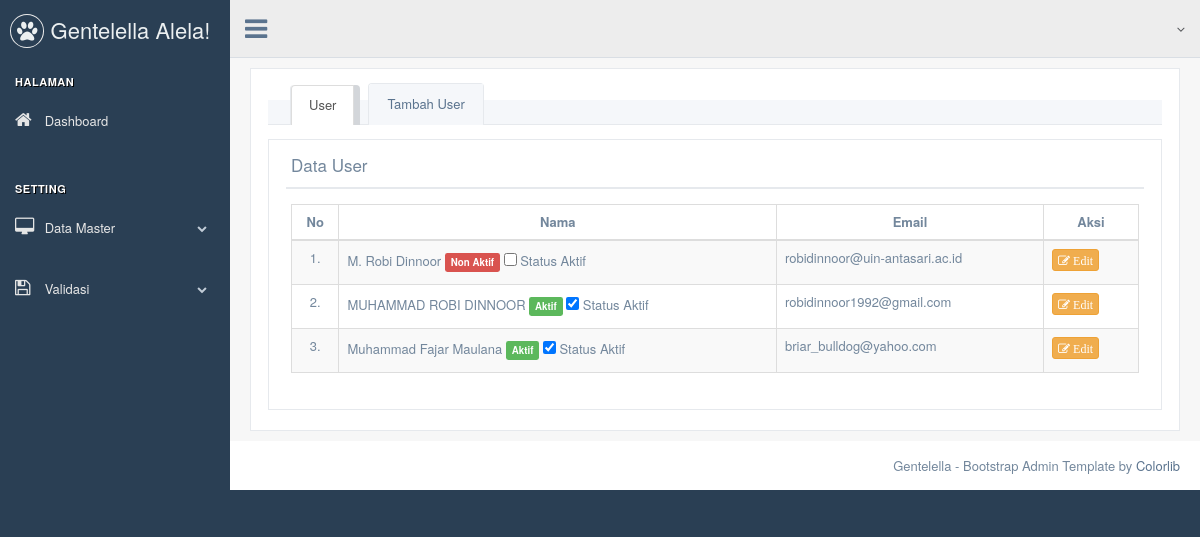
Screenshot of /index.php/datauser with the database file from the repository.
### tables this page shows
CREATE TABLE `master_user` (
  `kode_user` int(11) NOT NULL AUTO_INCREMENT,
  `nama` varchar(100) DEFAULT NULL,
  `email` varchar(50) DEFAULT NULL,
  `password` varchar(60) DEFAULT NULL,
  `status_aktif` varchar(1) DEFAULT NULL,
  PRIMARY KEY (`kode_user`)
);

### application/libraries/Template.php (called while the page is built)
<?php
class Template
{
    var $template_data = array();
    function set($name, $value)
    {
        $this->template_data[$name] = $value;
    }
    function load($template = '', $view = '', $view_data = array(), $return = FALSE)
    {
        $this->CI = &get_instance();
        $this->set('contents', $this->CI->load->view($view, $view_data, TRUE));
        return $this->CI->load->view($template, $this->template_data, $return);
    }
}

### application/controllers/Datauser.php (called while the page is built, shortened)
<?php
class Datauser extends CI_Controller
{
  public function index()
  {
    $data['row'] = $this->M_user->ambil_datauser();
    $this->template->load('admin/templates/View_template', 'admin/master/View_user', $data);
  }
}

### index.php (called while the page is built, shortened)
<?php
require_once BASEPATH.'core/CodeIgniter.php';

### application/models/M_user.php (called while the page is built, shortened)
<?php
class M_user extends CI_Model
{
  public function ambil_datauser()
  {
    $this->db->select('*');
    $this->db->From('master_user');
    $query = $this->db->get();
    return $query;
  }
  public function datauser($kode_user)
  {
    $this->db->select('*');
    $this->db->From('master_user');
    $this->db->where('kode_user', $kode_user);
    $query = $this->db->get();
    return $query;
  }
}

### application/views/admin/master/View_user.php (the view, shortened to what this page needs)
<div class="right_col" role="main">
  <div class="">
    <div class="">
      <div class="x_panel">
        <ul id="myTab" class="nav nav-tabs bar_tabs" role="tablist">
          <li role="presentation" class="active"><a href="#tab_content1" id="home-tab" role="tab" data-toggle="tab" aria-expanded="true">User</a>
          </li>
          <li role="presentation" class=""><a href="#tab_content2" role="tab" id="profile-tab" data-toggle="tab" aria-expanded="false">Tambah User</a>
          </li>
        </ul>
        <div id="myTabContent" class="tab-content">
          <div role="tabpanel" class="tab-pane fade active in" id="tab_content1" aria-labelledby="home-tab">
            <div class="x_panel">
              <div class="x_title">
                <h2>Data User <small>Administrator</small></h2>
                <div class="clearfix"></div>
              </div>
              <div class="x_content">
                <table id="datatable-fixed-header" class="table table-striped table-bordered">
                  <thead>
                    <tr>
                      <th class="text-center">No</th>
                      <th class="text-center">Nama</th>
                      <th class="text-center">Email</th>
                      <th class="text-center">Aksi</th>
                    </tr>
                  </thead>
                  <tbody>
                    <?php $no = 1;
                    foreach ($row->result() as $rows => $data) { ?>
                      <tr>
                        <td class="text-center"> <?= $no++; ?>.</td>
                        <td>
                          <?= $data->nama; ?>
                          <?php
                          if ($data->status_aktif == 1) { ?>
                            <div class="label label-success">Aktif</div>
                            <a class="btn-nonaktif" href="<?= site_url('Datauser/ubah_status_nonaktif/' . $data->kode_user) ?>"><input type="checkbox" class="js-switch" checked /></a> Status Aktif
                          <?php } else { ?>
                            <div class="label label-danger">Non Aktif</div>
                            <a class="btn-aktif" href="<?= site_url('Datauser/ubah_status_aktif/' . $data->kode_user) ?>"><input type="checkbox" class="js-switch" /></a> Status Aktif
                          <?php } ?>
                        </td>
                        <td><?= $data->email; ?></td>
                        <td>
                          <form action="">
                            <a class="btn btn-warning btn-xs" id="tomboledituser" data-toggle="modal" data-target="#modal-edituser" data-kode_user="<?= $data->kode_user ?>" data-nama="<?= $data->nama ?>" data-email="<?= $data->email ?>" data-status_aktif="<?= $data->status_aktif ?>"><i class="fa fa-edit"> Edit</i></a>
                          </form>
                        </td>
                      </tr>
                    <?php } ?>
                  </tbody>
                </table>
              </div>
            </div>
          </div>
        </div>
      </div>
    </div>
  </div>
</div>

### rows the page displays
master_user: nama "M. Robi Dinnoor", email "robidinnoor@uin-antasari.ac.id"
master_user: nama "MUHAMMAD ROBI DINNOOR", email "robidinnoor1992@gmail.com"
master_user: nama "Muhammad Fajar Maulana", email "briar_bulldog@yahoo.com"
